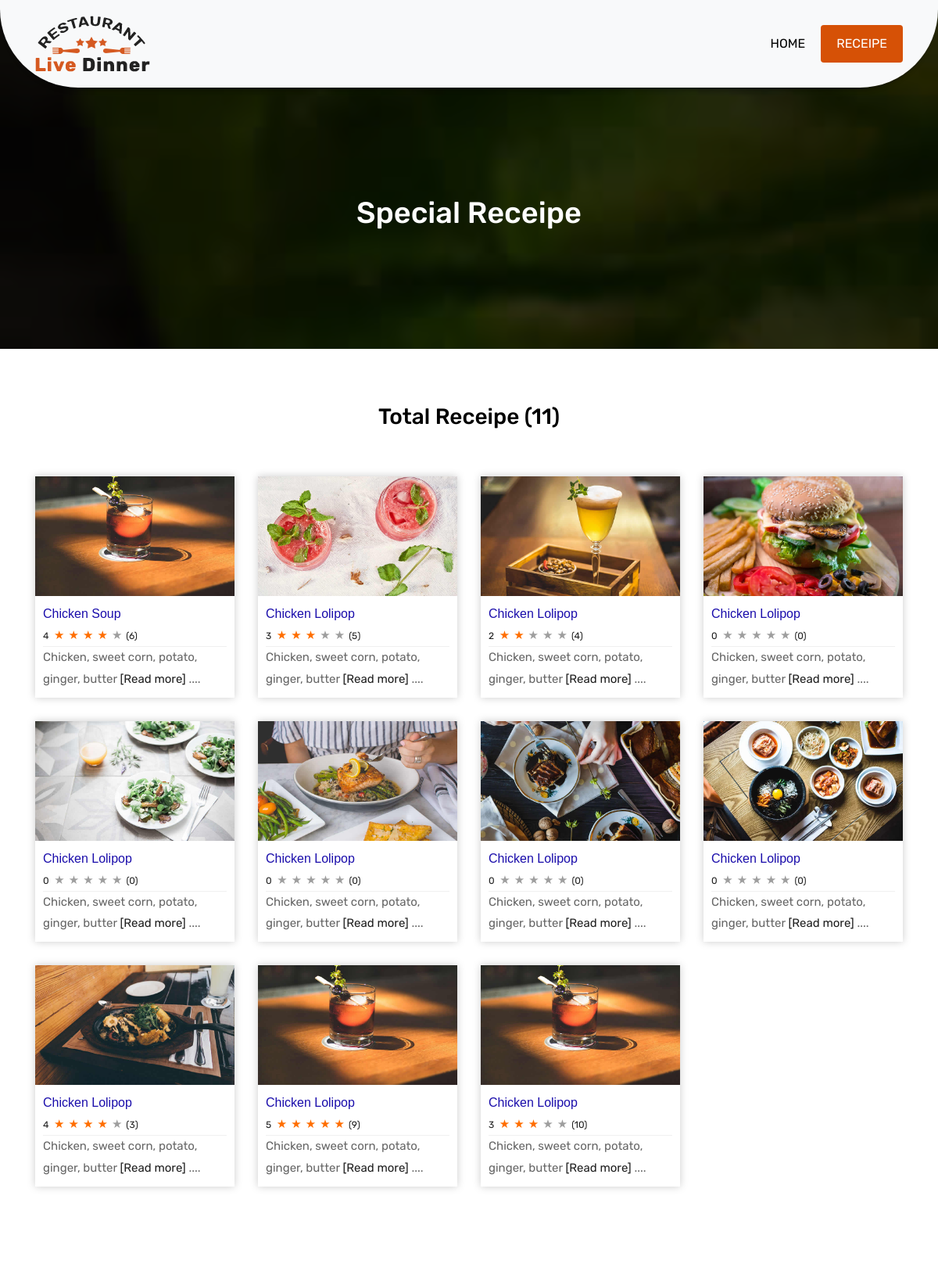
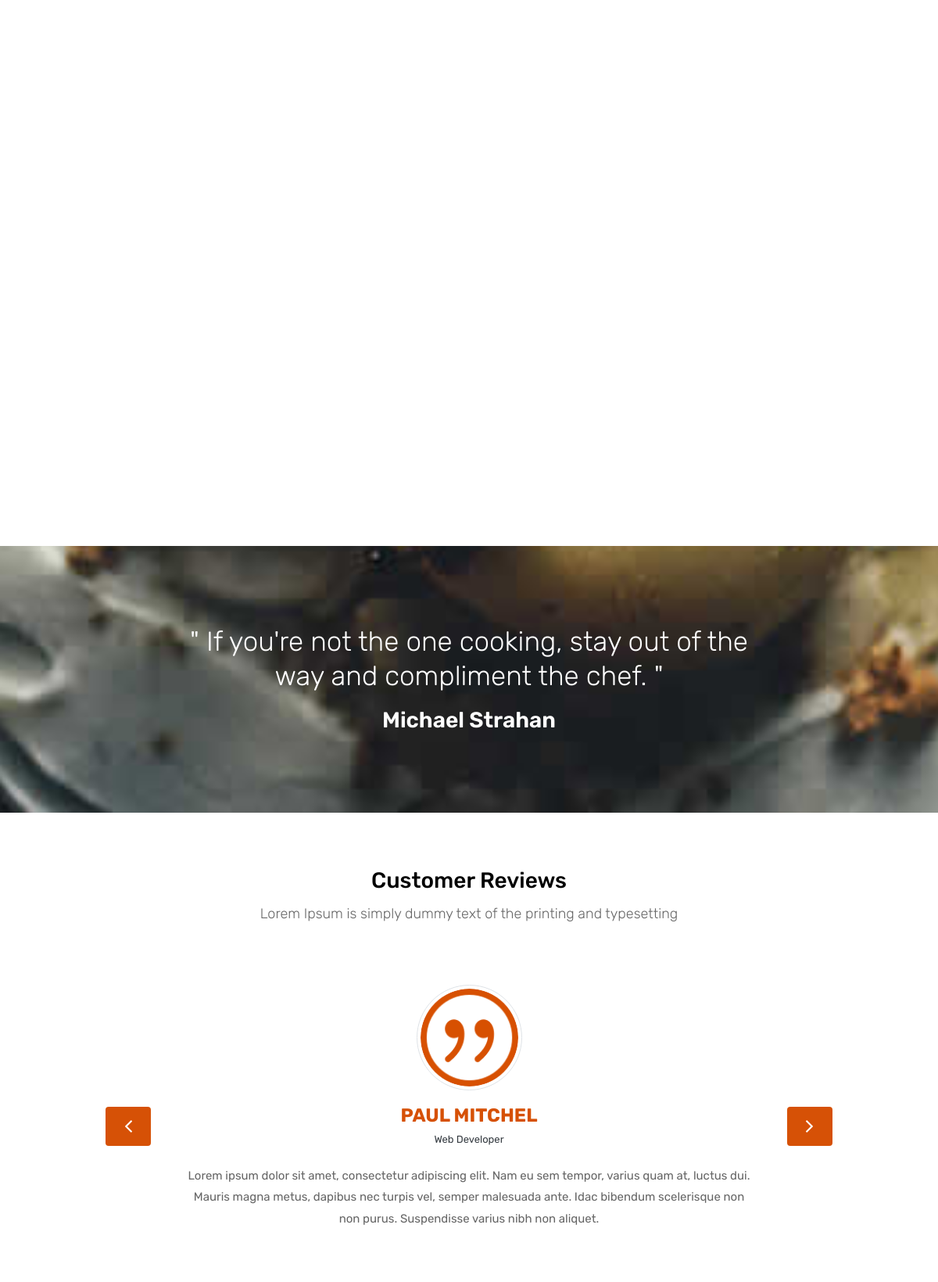
Page /menu.php (upper part) on the committed database (2 pictures, top to bottom).
### tables this page shows
CREATE TABLE `receipe` (
  `receipe_id` bigint(20) NOT NULL,
  `receipe_name` varchar(200) NOT NULL,
  `receipe_note` text NOT NULL,
  `description` text NOT NULL,
  `video_url` text NOT NULL,
  `img_url` text NOT NULL,
  `created_at` timestamp NOT NULL DEFAULT current_timestamp()
);

### receipe.php (called while the page is built)
<?php
include 'db.php';
function getReceipe($receipe_id=0) {
	global $db;
	$receipe_qry = $receipe_id > 0 ? ' And receipe_id =  '.$receipe_id : '';
	$sql = "SELECT * FROM receipe where 1=1 ".$receipe_qry;
	$result = $db->query($sql);
	$receipes = [];
	while($row = $result->fetch_assoc()) {
		$receipes[] = $row;
	}
	return array('receipes' => $receipes);
}
?>

### functions.php (called while the page is built, shortened)
<?php
function userRating($receipe_id, $conn)
{
    $average = 0;
    $avgQuery = "SELECT rating FROM rating WHERE receipe_id = '" . $receipe_id . "'";
    $total_row = 0;
    if ($result = mysqli_query($conn, $avgQuery)) {
        $total_row = mysqli_num_rows($result);
    }
    if ($total_row > 0) {
        foreach ($result as $row) {
            $average = round($row["rating"]);
        }
    }
    return $average;
}
function totalRating($receipe_id, $conn)
{
    $totalVotesQuery = "SELECT * FROM rating WHERE receipe_id = '" . $receipe_id . "'";
    if ($result = mysqli_query($conn, $totalVotesQuery)) {
        $rowCount = mysqli_num_rows($result);
    }
    return $rowCount;
}

### menu.php (the view, shortened to what this page needs)
<?php
	include "receipe.php";
	include "functions.php";
	$receipeArr = getReceipe();
	$receipes	= $receipeArr['receipes'];
?>
<!DOCTYPE html>
<html lang="en">
<head>
    <link rel="stylesheet" href="css/bootstrap.min.css">
    <link rel="stylesheet" href="css/style.css">
    <link rel="stylesheet" href="css/responsive.css">
    <link rel="stylesheet" href="css/custom.css">
<link rel="stylesheet" href="https://cdnjs.cloudflare.com/ajax/libs/font-awesome/4.7.0/css/font-awesome.min.css">
</head>
<body>
	<header class="top-navbar">
		<nav class="navbar navbar-expand-lg navbar-light bg-light">
			<div class="container">
				<a class="navbar-brand" href="index.html">
					<img src="images/logo.png" alt="" />
				</a>
				<div class="collapse navbar-collapse" id="navbars-rs-food">
					<ul class="navbar-nav ml-auto">
						<li class="nav-item"><a class="nav-link" href="index.php">Home</a></li>
						<li class="nav-item active"><a class="nav-link" href="menu.php">Receipe</a></li>
					</ul>
				</div>
			</div>
		</nav>
	</header>
	<div class="all-page-title page-breadcrumb">
		<div class="container text-center">
			<div class="row">
				<div class="col-lg-12">
					<h1>Special Receipe</h1>
				</div>
			</div>
		</div>
	</div>
	<div class="menu-box">
		<div class="container">
			<div class="row">
				<div class="col-lg-12">
					<div class="heading-title text-center">
						<h2>Total Receipe (<?php echo count($receipes); ?>)</h2>
					</div>
				</div>
			</div>
			<div class="row inner-menu-box">
				<div class="col-12">
					<div class="tab-content" id="v-pills-tabContent">
						<div class="tab-pane fade show active" id="v-pills-home" role="tabpanel" aria-labelledby="v-pills-home-tab">
							<div class="row">
								<?php foreach($receipes as $key => $val) { ?>
								<div class="col-lg-3 col-md-6 special-grid drinks" >
									<div class="gallery-single fix" style='min-height:280px;'>
										<img src="images/<?php echo $val['img_url'] ?>" class="img-fluid" alt="Image">
										<div style='padding:10px;'>
											<span class="card__title"><a href="receipe_view.php?receipe_id=<?php echo $val['receipe_id']; ?>">
											<?php echo $val['receipe_name']; ?></a> </span>
											<?php
											$userRating = userRating($val['receipe_id'], $conn);
											$totalRating = totalRating($val['receipe_id'], $conn);
											$outputString = '';
											$outputString .= '
											<a href="receipe_view.php?receipe_id='.$val['receipe_id'].'">
											<div class="row-item">
											 <div class="row-title"></div> <div class="response" id="response-' . $val['receipe_id'] . '"></div>
											 <ul class="list-inline"><li style="display:inline;font-size:12px;">'.$userRating.'&nbsp;</li> ';
												for ($count = 1; $count <= 5; $count ++) {
													$starRatingId = $val['receipe_id'] . '_' . $count;
													if ($count <= $userRating) {
														$outputString .= '<li value="' . $count . '" id="' . $starRatingId . '" class="star" style="color:#ff6e00" >&#9733;</li>';
													} else {
														$outputString .= '<li value="' . $count . '"  id="' . $starRatingId . '" class="star" >&#9733;</li>';
													}
												}
												$outputString .= '<li style="display:inline;font-size:12px;">('.$totalRating.')</li>
											 </ul>
											 </div>
											 </a>
											 ';
											 echo $outputString;
											?>
											<?php echo substr($val['description'], 0, 50) . ' <a href="receipe_view.php?receipe_id='.$val['receipe_id'].'">[Read more]</a>' ?> ....
										</div>
									</div>
								</div>
						<?php } ?>
						</div>
						</div>
					</div>
					</div>
				</div>
			</div>
		</div>
	<div class="qt-box qt-background">
		<div class="container">
			<div class="row">
				<div class="col-md-8 ml-auto mr-auto text-center">
					<p class="lead ">
						" If you're not the one cooking, stay out of the way and compliment the chef. "
					</p>
					<span class="lead">Michael Strahan</span>
				</div>
			</div>
		</div>
	</div>
	<div class="customer-reviews-box">
		<div class="container">
			<div class="row">
				<div class="col-lg-12">
					<div class="heading-title text-center">
						<h2>Customer Reviews</h2>
						<p>Lorem Ipsum is simply dummy text of the printing and typesetting</p>
					</div>
				</div>
			</div>
			<div class="row">
				<div class="col-md-8 mr-auto ml-auto text-center">
					<div id="reviews" class="carousel slide" data-ride="carousel">
						<div class="carousel-inner mt-4">
							<div class="carousel-item text-center active">
								<div class="img-box p-1 border rounded-circle m-auto">
									<img class="d-block w-100 rounded-circle" src="images/quotations-button.png" alt="">
								</div>
								<h5 class="mt-4 mb-0"><strong class="text-warning text-uppercase">Paul Mitchel</strong></h5>
								<h6 class="text-dark m-0">Web Developer</h6>
								<p class="m-0 pt-3">Lorem ipsum dolor sit amet, consectetur adipiscing elit. Nam eu sem tempor, varius quam at, luctus dui. Mauris magna metus, dapibus nec turpis vel, semper malesuada ante. Idac bibendum scelerisque non non purus. Suspendisse varius nibh non aliquet.</p>
							</div>
						</div>
						<a class="carousel-control-prev" href="#reviews" role="button" data-slide="prev">
							<i class="fa fa-angle-left" aria-hidden="true"></i>
						</a>
						<a class="carousel-control-next" href="#reviews" role="button" data-slide="next">
							<i class="fa fa-angle-right" aria-hidden="true"></i>
						</a>
                    </div>
				</div>
			</div>
		</div>
	</div>
</body>
</html>

### css/style.css (style rules this page uses)
body { color: #666666; font-size: 15px; font-family: 'Rubik', sans-serif; line-height: 1.80857; }
a { color: #1f1f1f; text-decoration: none !important; outline: none !important; -webkit-transition: all .3s ease-in-out; -moz-transition: all .3s ease-in-out; -ms-transition: all .3s ease-in-out; -o-transition: all .3s ease-in-out; transition: all .3s ease-in-out; }
h1, h2, h3, h4, h5, h6 { letter-spacing: 0; font-weight: normal; position: relative; padding: 0 0 10px 0; font-weight: normal; line-height: 120% !important; color: #1f1f1f; margin: 0 }
h1 { font-size: 24px }
h2 { font-size: 22px }
h5 { font-size: 14px }
h6 { font-size: 13px }
a { color: #1f1f1f; text-decoration: none; outline: none; }
a, .btn { text-decoration: none !important; outline: none !important; -webkit-transition: all .3s ease-in-out; -moz-transition: all .3s ease-in-out; -ms-transition: all .3s ease-in-out; -o-transition: all .3s ease-in-out; transition: all .3s ease-in-out; }
.lead { font-size: 18px; line-height: 30px; color: #767676; margin: 0; padding: 0; }
ul, li, ol { list-style: none; margin: 0px; padding: 0px; }
.top-navbar { position: relative; z-index: 10; }
.top-navbar .navbar { padding: 15px 0px; position: fixed; width: 100%; border-radius: 0px 0px 100px 100px; transition: height .3s ease-out, background .3s ease-out, box-shadow .3s ease-out; -webkit-transform: translate3d(0, 0, 0); transform: translate3d(0, 0, 0); -webkit-box-shadow: 0 8px 6px -6px rgba(0, 0, 0, 0.4); box-shadow: 0 8px 6px -6px rgba(0, 0, 0, 0.4); z-index: 100; }
.top-navbar .navbar-light .navbar-nav .nav-link { color: #010101; font-size: 16px; padding: 10px 20px; border-radius: 4px; text-transform: uppercase; }
.top-navbar .navbar-light .navbar-nav .nav-item.active .nav-link { background: #d65106; color: #ffffff; border-radius: 4px; }
.qt-background { background: url(../images/qt-bg.jpg) no-repeat; background-size: cover; padding: 100px 0; background-attachment: fixed; background-position: center center; position: relative; }
.qt-background p { font-size: 35px; font-weight: 300; line-height: 44px; color: #fff; font-family: 'Rubik', sans-serif; margin-bottom: 20px; }
.qt-background span { color: #fff; font-size: 28px; font-weight: 600; }
.menu-box { padding: 70px 0px; }
.heading-title { margin-bottom: 50px; }
.heading-title h2 { color: #010101; font-size: 28px; font-family: 'Rubik', sans-serif; font-weight: 500; }
.heading-title p { font-size: 18px; font-weight: 200; margin: 0px; }
.gallery-single { margin-bottom: 30px; }
.gallery-single { position: relative; overflow: hidden; -webkit-box-shadow: 0 0 10px #ccc; box-shadow: 0 0 10px #ccc; }
.customer-reviews-box { padding: 70px 0px; }
.carousel-inner .carousel-item .img-box { width: 135px; height: 135px; }
.carousel-control-prev { left: -100px; }
.carousel-control-next { right: -100px; }
.text-warning { color: #d65106 !important; font-size: 24px; }
#reviews .carousel-control-prev { background: #d65106; color: #ffffff; display: block; position: absolute; width: 8%; height: 50px; top: 50%; border-radius: 4px; font-size: 28px; opacity: 1; }
#reviews .carousel-control-next { background: #d65106; color: #ffffff; display: block; position: absolute; width: 8%; height: 50px; top: 50%; border-radius: 4px; font-size: 28px; opacity: 1; }
.page-breadcrumb { padding: 250px 0 150px; background: url(../images/all-bg.jpg) no-repeat; background-attachment: fixed; background-size: cover; background-position: 0 0; position: relative; }
.all-page-title .container { position: relative; z-index: 2; }
.all-page-title::before { background: #010101; content: ""; height: 100%; left: 0; position: absolute; top: 0; width: 100%; z-index: 1; opacity: 0.8; }
.all-page-title h1 { font-size: 38px; color: #ffffff; font-family: 'Rubik', sans-serif; padding: 0px; font-weight: 500; }

### menu.php (style rules this page uses)
.card__title a { color:#1a0dab; font: 16px arial,sans-serif; margin-bottom:0px; }
ul { margin: 0px; }
li.star { list-style: none; display: inline-block; margin-right: 5px; cursor: pointer; color: #9E9E9E; }
.row-item { border-bottom: #F0F0F0 1px solid; }

### rows in the picture
receipe: img_url (picture), receipe_name "Chicken Soup", userRating "4", totalRating "6", description "Chicken, sweet corn, potato, ginger, butter"
receipe: img_url (picture), receipe_name "Chicken Lolipop", userRating "3", totalRating "5", description "Chicken, sweet corn, potato, ginger, butter"
receipe: img_url (picture), receipe_name "Chicken Lolipop", userRating "2", totalRating "4", description "Chicken, sweet corn, potato, ginger, butter"
receipe: img_url (picture), receipe_name "Chicken Lolipop", userRating "0", totalRating "0", description "Chicken, sweet corn, potato, ginger, butter"
receipe: img_url (picture), receipe_name "Chicken Lolipop", userRating "0", totalRating "0", description "Chicken, sweet corn, potato, ginger, butter"
receipe: img_url (picture), receipe_name "Chicken Lolipop", userRating "0", totalRating "0", description "Chicken, sweet corn, potato, ginger, butter"
receipe: img_url (picture), receipe_name "Chicken Lolipop", userRating "0", totalRating "0", description "Chicken, sweet corn, potato, ginger, butter"
receipe: img_url (picture), receipe_name "Chicken Lolipop", userRating "0", totalRating "0", description "Chicken, sweet corn, potato, ginger, butter"
receipe: img_url (picture), receipe_name "Chicken Lolipop", userRating "4", totalRating "3", description "Chicken, sweet corn, potato, ginger, butter"
receipe: img_url (picture), receipe_name "Chicken Lolipop", userRating "5", totalRating "9", description "Chicken, sweet corn, potato, ginger, butter"
receipe: img_url (picture), receipe_name "Chicken Lolipop", userRating "3", totalRating "10", description "Chicken, sweet corn, potato, ginger, butter"

### other values in the picture
count($receipes) "11"
